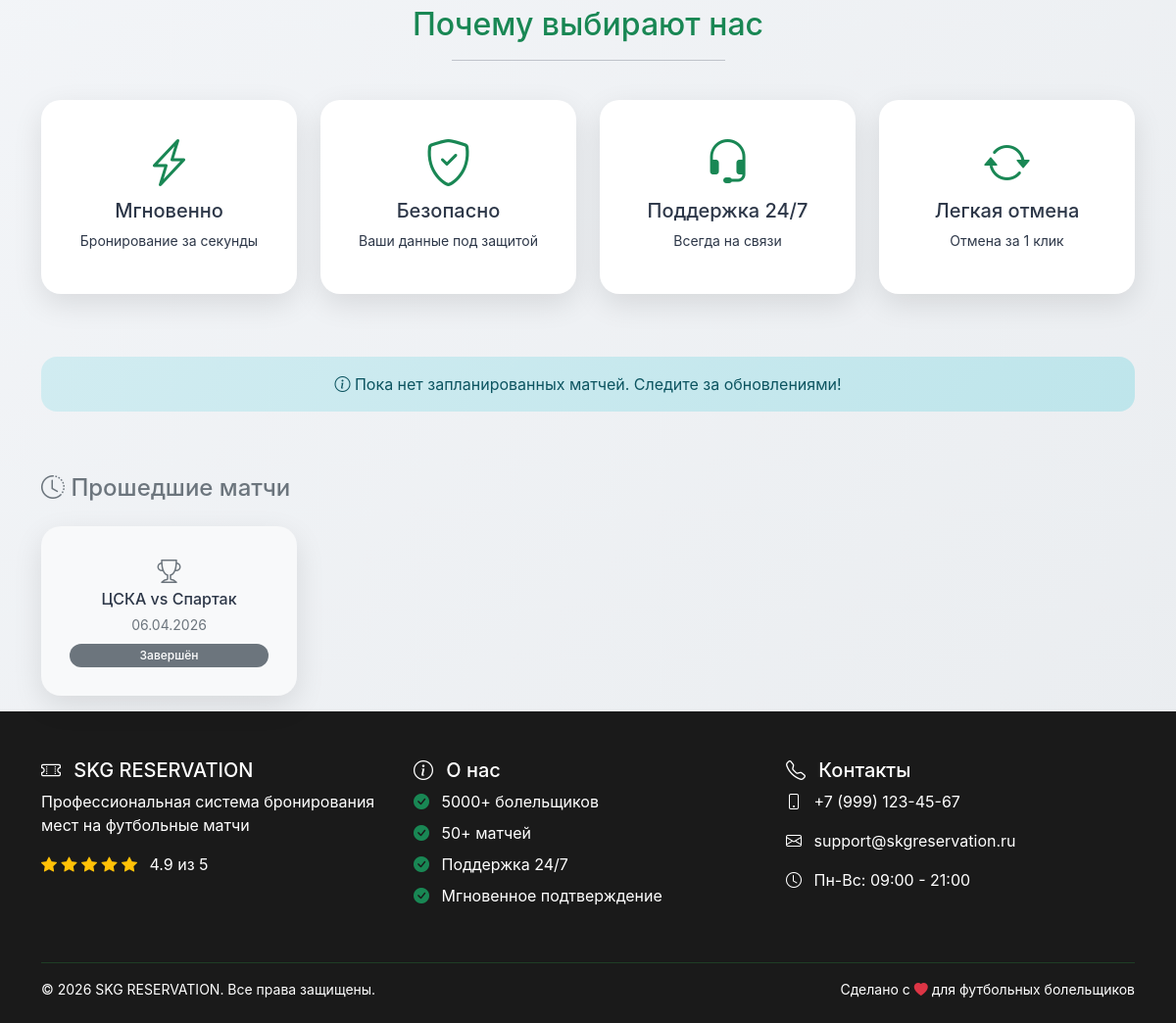
Before: / (lower part) with the older database file.
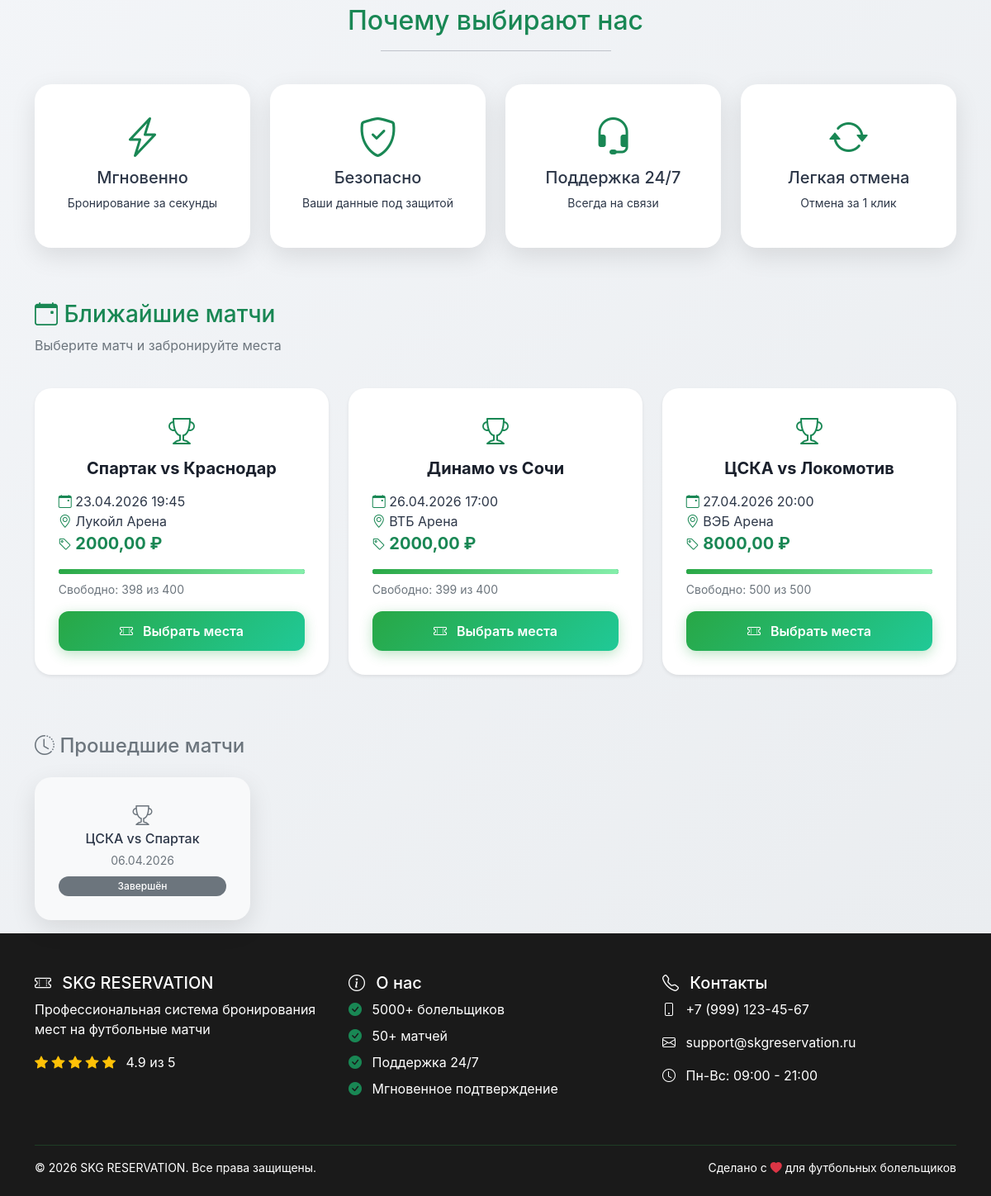
After: the same page with the newer database file.
### bookings/models.py (models this page shows, shortened)
class Match(models.Model):
    home_team = models.CharField('Хозяева', max_length=100)
    away_team = models.CharField('Гости', max_length=100)
    match_date = models.DateTimeField('Дата и время')
    stadium = models.ForeignKey(Stadium, on_delete=models.CASCADE)
    price = models.DecimalField('Цена', max_digits=10, decimal_places=2, default=500)
    is_active = models.BooleanField('Активен', default=True)
    created_at = models.DateTimeField('Создан', auto_now_add=True)
    @property
    def available_seats_count(self):
        booked = Booking.objects.filter(match=self, status='confirmed').count()
        return self.stadium.total_seats - booked

class Stadium(models.Model):
    name = models.CharField('Название', max_length=200)
    address = models.TextField('Адрес')
    total_seats = models.IntegerField('Всего мест')
    rows = models.IntegerField('Ряды', default=10)
    seats_per_row = models.IntegerField('Мест в ряду', default=20)

### bookings/views.py (the view)
# urls.py: path('', views.index, name='index'),
def index(request):
    matches = Match.objects.filter(
        match_date__gte=timezone.now(),
        is_active=True
    ).order_by('match_date')
    search_query = request.GET.get('search', '')
    if search_query:
        matches = matches.filter(
            Q(home_team__icontains=search_query) |
            Q(away_team__icontains=search_query)
        )
    stadium_filter = request.GET.get('stadium', '')
    if stadium_filter:
        matches = matches.filter(stadium__id=stadium_filter)
    date_filter = request.GET.get('date', '')
    if date_filter:
        matches = matches.filter(match_date__date=date_filter)
    past_matches = Match.objects.filter(
        match_date__lt=timezone.now()
    ).order_by('-match_date')[:5]
    stadiums = Stadium.objects.all()
    return render(request, 'bookings/index.html', {
        'upcoming_matches': matches,
        'past_matches': past_matches,
        'stadiums': stadiums,
        'search_query': search_query,
        'stadium_filter': stadium_filter,
        'date_filter': date_filter,
    })

### bookings/context_processors.py (called while the page is built)
def current_datetime(request):
    return {'now': timezone.now()}

### bookings/templates/bookings/index.html (shortened to what this page needs)
{% extends 'bookings/base.html' %}
{% block content %}
<div class="row mb-5">
    <div class="col-12 text-center mb-4">
        <h2 class="text-success">Почему выбирают нас</h2>
        <hr class="w-25 mx-auto border-success">
    </div>
    <div class="col-md-3 mb-3">
        <div class="card text-center h-100 border-success">
            <div class="card-body">
                <i class="bi bi-lightning-charge text-success mb-3" style="font-size: 3rem;"></i>
                <h5>Мгновенно</h5>
                <p class="small">Бронирование за секунды</p>
            </div>
        </div>
    </div>
    <div class="col-md-3 mb-3">
        <div class="card text-center h-100 border-success">
            <div class="card-body">
                <i class="bi bi-shield-check text-success mb-3" style="font-size: 3rem;"></i>
                <h5>Безопасно</h5>
                <p class="small">Ваши данные под защитой</p>
            </div>
        </div>
    </div>
    <div class="col-md-3 mb-3">
        <div class="card text-center h-100 border-success">
            <div class="card-body">
                <i class="bi bi-headset text-success mb-3" style="font-size: 3rem;"></i>
                <h5>Поддержка 24/7</h5>
                <p class="small">Всегда на связи</p>
            </div>
        </div>
    </div>
    <div class="col-md-3 mb-3">
        <div class="card text-center h-100 border-success">
            <div class="card-body">
                <i class="bi bi-arrow-repeat text-success mb-3" style="font-size: 3rem;"></i>
                <h5>Легкая отмена</h5>
                <p class="small">Отмена за 1 клик</p>
            </div>
        </div>
    </div>
</div>
{% if upcoming_matches %}
<div class="row">
    <div class="col-12 mb-4">
        <h3 class="text-success"><i class="bi bi-calendar-event"></i> Ближайшие матчи</h3>
        <p class="text-muted">Выберите матч и забронируйте места</p>
    </div>
    {% for match in upcoming_matches %}
    <div class="col-md-4 mb-4">
        <div class="card h-100 shadow-sm">
            <div class="card-body">
                <div class="text-center mb-3">
                    <i class="bi bi-trophy text-success" style="font-size: 2rem;"></i>
                    <h5 class="card-title mt-2 fw-bold">{{ match.home_team }} vs {{ match.away_team }}</h5>
                </div>
                <p class="card-text">
                    <i class="bi bi-calendar-event text-success"></i> {{ match.match_date|date:"d.m.Y H:i" }}<br>
                    <i class="bi bi-geo-alt text-success"></i> {{ match.stadium.name }}<br>
                    <i class="bi bi-tag text-success"></i> <strong class="fs-5 text-success">{{ match.price }} ₽</strong>
                </p>
                <div class="progress mb-2" style="height: 6px;">
                    <div class="progress-bar bg-success" role="progressbar" style="width: {{ match.available_seats_count }}%;"></div>
                </div>
                <p class="small text-muted mb-3">Свободно: {{ match.available_seats_count }} из {{ match.stadium.total_seats }}</p>
                <a href="{% url 'select_row' match.id %}" class="btn btn-success w-100">
                    <i class="bi bi-ticket-perforated"></i> Выбрать места
                </a>
            </div>
        </div>
    </div>
    {% endfor %}
</div>
{% else %}
<div class="row">
    <div class="col-12">
        <div class="alert alert-info text-center">
            <i class="bi bi-info-circle"></i> Пока нет запланированных матчей. Следите за обновлениями!
        </div>
    </div>
</div>
{% endif %}
{% if past_matches %}
<div class="row mt-5">
    <div class="col-12 mb-3">
        <h4 class="text-secondary"><i class="bi bi-clock-history"></i> Прошедшие матчи</h4>
    </div>
    {% for match in past_matches %}
    <div class="col-md-3 mb-3">
        <div class="card bg-light">
            <div class="card-body text-center">
                <i class="bi bi-trophy text-secondary mb-2" style="font-size: 1.5rem;"></i>
                <h6 class="mb-1">{{ match.home_team }} vs {{ match.away_team }}</h6>
                <small class="text-muted">{{ match.match_date|date:"d.m.Y" }}</small>
                <span class="badge bg-secondary d-block mt-2">Завершён</span>
            </div>
        </div>
    </div>
    {% endfor %}
</div>
{% endif %}
{% endblock %}

### bookings/templates/bookings/base.html (shortened to what this page needs)
<!DOCTYPE html>
<html lang="ru">
<head>
    <link href="https://cdn.jsdelivr.net/npm/bootstrap@5.1.3/dist/css/bootstrap.min.css" rel="stylesheet">
    <link rel="stylesheet" href="https://cdn.jsdelivr.net/npm/bootstrap-icons@1.11.3/font/bootstrap-icons.min.css">
    {% load static %}
    <link rel="stylesheet" href="{% static 'css/style.css' %}">
</head>
<body>
    <main class="container mt-4">
        {% block content %}{% endblock %}
    </main>
    <footer style="background: #1a1a1a; color: white; padding: 3rem 0 1.5rem 0; margin-top: auto;">
        <div class="container">
            <div class="row">
                <div class="col-md-4 mb-4">
                    <h5 style="color: #28a745;"><i class="bi bi-ticket-perforated me-2"></i> SKG RESERVATION</h5>
                    <p style="color: white;">Профессиональная система бронирования мест на футбольные матчи</p>
                    <div class="mt-3">
                        <i class="bi bi-star-fill text-warning"></i>
                        <i class="bi bi-star-fill text-warning"></i>
                        <i class="bi bi-star-fill text-warning"></i>
                        <i class="bi bi-star-fill text-warning"></i>
                        <i class="bi bi-star-fill text-warning"></i>
                        <span class="ms-2" style="color: white;">4.9 из 5</span>
                    </div>
                </div>
                <div class="col-md-4 mb-4">
                    <h5 style="color: #28a745;"><i class="bi bi-info-circle me-2"></i> О нас</h5>
                    <ul class="list-unstyled">
                        <li class="mb-2" style="color: white;"><i class="bi bi-check-circle-fill text-success me-2"></i>
                            5000+ болельщиков</li>
                        <li class="mb-2" style="color: white;"><i class="bi bi-check-circle-fill text-success me-2"></i>
                            50+ матчей</li>
                        <li class="mb-2" style="color: white;"><i class="bi bi-check-circle-fill text-success me-2"></i>
                            Поддержка 24/7</li>
                        <li class="mb-2" style="color: white;"><i class="bi bi-check-circle-fill text-success me-2"></i>
                            Мгновенное подтверждение</li>
                    </ul>
                </div>
                <div class="col-md-4 mb-4">
                    <h5 style="color: #28a745;"><i class="bi bi-telephone me-2"></i> Контакты</h5>
                    <p style="color: white;"><i class="bi bi-phone me-2"></i> +7 (999) 123-45-67</p>
                    <p style="color: white;"><i class="bi bi-envelope me-2"></i> support@skgreservation.ru</p>
                    <p style="color: white;"><i class="bi bi-clock me-2"></i> Пн-Вс: 09:00 - 21:00</p>
                </div>
            </div>
            <hr style="background-color: #28a745;">
            <div class="row">
                <div class="col-md-6 text-center text-md-start">
                    <p class="small mb-0" style="color: white;">&copy; 2026 SKG RESERVATION. Все права защищены.</p>
                </div>
                <div class="col-md-6 text-center text-md-end">
                    <p class="small mb-0" style="color: white;">Сделано с <i class="bi bi-heart-fill text-danger"></i>
                        для футбольных болельщиков</p>
                </div>
            </div>
        </div>
    </footer>
</body>
</html>

### static/css/style.css (style rules this page uses)
:root { --primary: #28a745; --primary-dark: #218838; --primary-light: #86efac; --dark: #1a1a1a; --gray: #6c757d; --light: #f8f9fa; --gradient: linear-gradient(135deg, #28a745 0%, #86efac 100%); --shadow: 0 10px 30px rgba(0, 0, 0, 0.1); --shadow-hover: 0 20px 40px rgba(0, 0, 0, 0.15); --transition: all 0.3s cubic-bezier(0.4, 0, 0.2, 1); }
* { margin: 0; padding: 0; box-sizing: border-box; }
html, body { height: 100%; scroll-behavior: smooth; }
body { font-family: 'Inter', -apple-system, BlinkMacSystemFont, 'Segoe UI', Roboto, sans-serif; background: linear-gradient(135deg, #f5f7fa 0%, #e9ecef 100%); color: #2d3748; display: flex; flex-direction: column; min-height: 100vh; }
footer { background: linear-gradient(135deg, #1a1a1a 0%, #2d2d2d 100%); color: #ffffff !important; position: relative; overflow: hidden; margin-top: auto; }
footer::before { content: ''; position: absolute; top: 0; left: 0; right: 0; height: 3px; background: var(--gradient); }
footer h5, footer p, footer li, footer .small, footer a { color: #ffffff !important; }
footer hr { border-color: rgba(255, 255, 255, 0.1); }
.card { background: white; border: none; border-radius: 20px; transition: var(--transition); overflow: hidden; position: relative; box-shadow: var(--shadow); }
.card::before { content: ''; position: absolute; top: 0; left: 0; right: 0; height: 4px; background: var(--gradient); transform: translateY(-100%); transition: var(--transition); }
.card-body { padding: 1.8rem; }
.card-title { font-weight: 700; color: #1a202c; }
.btn { border: none; border-radius: 12px; padding: 12px 28px; font-weight: 600; transition: all 0.3s cubic-bezier(0.4, 0, 0.2, 1); position: relative; overflow: hidden; z-index: 1; }
.btn-success { background: linear-gradient(135deg, #28a745, #20c997); color: white; box-shadow: 0 4px 15px rgba(40, 167, 69, 0.3); }
.btn::after { content: ''; position: absolute; top: 50%; left: 50%; width: 0; height: 0; border-radius: 50%; background: rgba(255, 255, 255, 0.5); transform: translate(-50%, -50%); transition: width 0.4s, height 0.4s; z-index: -1; }
.btn i { margin-right: 8px; transition: transform 0.2s ease; }
.badge { transition: all 0.3s ease; }
.progress { border-radius: 10px; background: #e9ecef; overflow: hidden; }
.progress-bar { background: var(--gradient); transition: width 1s ease; }
.badge { padding: 6px 12px; border-radius: 50px; font-weight: 500; }
.btn-success { background: linear-gradient(135deg, #28a745, #20c997); border: none; font-weight: 600; transition: all 0.3s ease; }
.btn { white-space: nowrap; }
main.container { flex: 1 0 auto; }

### bookings/templates/bookings/base.html (style rules this page uses)
footer { background: #1a1a1a !important; color: white !important; }
footer h5, footer p, footer li, footer .small, footer a, footer span { color: white !important; }
footer hr { background-color: #28a745 !important; }
html, body { height: 100%; margin: 0; padding: 0; }
body { display: flex; flex-direction: column; min-height: 100vh; }
main.container { flex: 1 0 auto; }
footer { flex-shrink: 0; }

Changed rows visible on the page:
added Match: home_team "Спартак", away_team "Краснодар", match_date "23.04.2026 19:45", stadium.name "Лукойл Арена", price "2000,00", available_seats_count "398", stadium.total_seats "400", shown under "Ближайшие матчи"
added Match: home_team "Динамо", away_team "Сочи", match_date "26.04.2026 17:00", stadium.name "ВТБ Арена", price "2000,00", available_seats_count "399", stadium.total_seats "400", shown under "Ближайшие матчи"
added Match: home_team "ЦСКА", away_team "Локомотив", match_date "27.04.2026 20:00", stadium.name "ВЭБ Арена", price "8000,00", available_seats_count "500", stadium.total_seats "500", shown under "Ближайшие матчи"
Other visible differences:
text no longer shown: "Пока нет запланированных матчей. Следите за обновлениями!"
text now shown: "Ближайшие матчи Выберите матч и забронируйте места"
